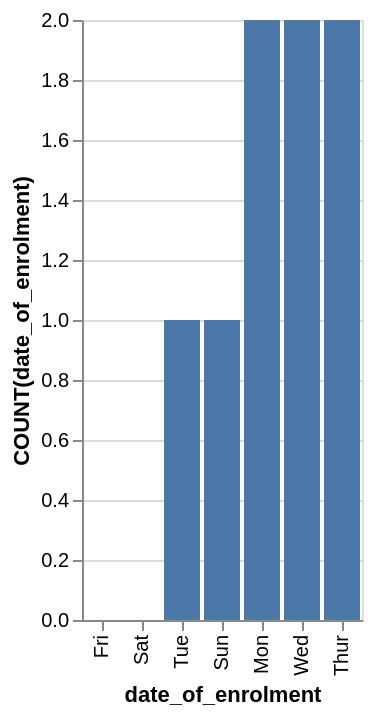

Express this chart as Vega-Lite.
### Vega-Lite specification from a JSON file in a GitHub repository (floating-point values rounded to 4 significant figures)
{"data": {"values": [{"x_data": "Mon", "y_data": 2}, {"x_data": "Tue", "y_data": 1}, {"x_data": "Wed", "y_data": 2}, {"x_data": "Thur", "y_data": 2}, {"x_data": "Fri", "y_data": 0}, {"x_data": "Sat", "y_data": 0}, {"x_data": "Sun", "y_data": 1}]}, "mark": "bar", "encoding": {"x": {"field": "x_data", "type": "nominal", "title": "date_of_enrolment", "sort": {"op": "sum", "field": "y_data", "order": "ascending"}}, "y": {"field": "y_data", "type": "quantitative", "title": "COUNT(date_of_enrolment)"}}}
